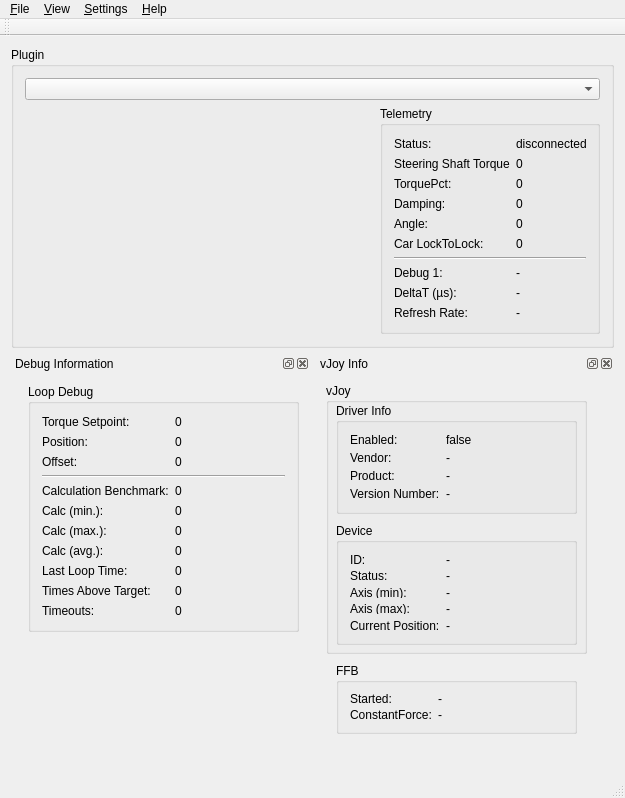
<?xml version="1.0" encoding="UTF-8"?>
<ui version="4.0">
 <class>MainWindow</class>
 <widget class="QMainWindow" name="MainWindow">
  <property name="geometry">
   <rect>
    <x>0</x>
    <y>0</y>
    <width>625</width>
    <height>798</height>
   </rect>
  </property>
  <property name="sizePolicy">
   <sizepolicy hsizetype="Preferred" vsizetype="MinimumExpanding">
    <horstretch>0</horstretch>
    <verstretch>0</verstretch>
   </sizepolicy>
  </property>
  <property name="windowTitle">
   <string>OpenSimwheel Commander</string>
  </property>
  <property name="windowIcon">
   <iconset resource="Resources/Images.qrc">
    <normaloff>:/logo/logo-glyph-48x48.ico</normaloff>:/logo/logo-glyph-48x48.ico</iconset>
  </property>
  <property name="toolButtonStyle">
   <enum>Qt::ToolButtonIconOnly</enum>
  </property>
  <property name="animated">
   <bool>true</bool>
  </property>
  <property name="documentMode">
   <bool>false</bool>
  </property>
  <property name="dockNestingEnabled">
   <bool>true</bool>
  </property>
  <property name="dockOptions">
   <set>QMainWindow::AllowNestedDocks|QMainWindow::AnimatedDocks</set>
  </property>
  <widget class="QWidget" name="centralWidget">
   <layout class="QGridLayout" name="gridLayout_3">
    <item row="0" column="0" colspan="2">
     <widget class="QGroupBox" name="groupBox_4">
      <property name="title">
       <string>Plugin</string>
      </property>
      <layout class="QGridLayout" name="gridLayout_2">
       <item row="1" column="0" colspan="2">
        <widget class="QComboBox" name="comboBox_plugins">
         <property name="enabled">
          <bool>true</bool>
         </property>
         <property name="currentText">
          <string notr="true"/>
         </property>
         <property name="frame">
          <bool>true</bool>
         </property>
        </widget>
       </item>
       <item row="2" column="0">
        <widget class="QWidget" name="settingsWidget" native="true"/>
       </item>
       <item row="2" column="1">
        <widget class="QGroupBox" name="groupBox_telemetryDebug">
         <property name="sizePolicy">
          <sizepolicy hsizetype="Maximum" vsizetype="Preferred">
           <horstretch>200</horstretch>
           <verstretch>0</verstretch>
          </sizepolicy>
         </property>
         <property name="maximumSize">
          <size>
           <width>220</width>
           <height>16777215</height>
          </size>
         </property>
         <property name="title">
          <string>Telemetry</string>
         </property>
         <layout class="QFormLayout" name="formLayout_4">
          <item row="1" column="0">
           <widget class="QLabel" name="label_9">
            <property name="text">
             <string>Steering Shaft Torque</string>
            </property>
           </widget>
          </item>
          <item row="1" column="1">
           <widget class="QLabel" name="lbl_telemetry_torque">
            <property name="text">
             <string>0</string>
            </property>
           </widget>
          </item>
          <item row="2" column="0">
           <widget class="QLabel" name="label_10">
            <property name="text">
             <string>TorquePct:</string>
            </property>
           </widget>
          </item>
          <item row="2" column="1">
           <widget class="QLabel" name="lbl_telemetry_torquePct">
            <property name="text">
             <string>0</string>
            </property>
           </widget>
          </item>
          <item row="3" column="0">
           <widget class="QLabel" name="label_20">
            <property name="text">
             <string>Damping:</string>
            </property>
           </widget>
          </item>
          <item row="3" column="1">
           <widget class="QLabel" name="lbl_telemetry_damper">
            <property name="text">
             <string>0</string>
            </property>
           </widget>
          </item>
          <item row="4" column="0">
           <widget class="QLabel" name="label_11">
            <property name="text">
             <string>Angle:</string>
            </property>
           </widget>
          </item>
          <item row="4" column="1">
           <widget class="QLabel" name="lbl_telemetry_angle">
            <property name="text">
             <string>0</string>
            </property>
           </widget>
          </item>
          <item row="5" column="0">
           <widget class="QLabel" name="label_21">
            <property name="text">
             <string>Car LockToLock:</string>
            </property>
           </widget>
          </item>
          <item row="5" column="1">
           <widget class="QLabel" name="lbl_telemetry_lockToLock">
            <property name="text">
             <string>0</string>
            </property>
           </widget>
          </item>
          <item row="0" column="0">
           <widget class="QLabel" name="label_15">
            <property name="text">
             <string>Status:</string>
            </property>
           </widget>
          </item>
          <item row="0" column="1">
           <widget class="QLabel" name="lbl_telemetry_status">
            <property name="text">
             <string>disconnected</string>
            </property>
           </widget>
          </item>
          <item row="7" column="0">
           <widget class="QLabel" name="label_14">
            <property name="text">
             <string>Debug 1:</string>
            </property>
           </widget>
          </item>
          <item row="7" column="1">
           <widget class="QLabel" name="lbl_debug1">
            <property name="text">
             <string>-</string>
            </property>
           </widget>
          </item>
          <item row="8" column="0">
           <widget class="QLabel" name="label_16">
            <property name="text">
             <string>DeltaT (µs):</string>
            </property>
           </widget>
          </item>
          <item row="8" column="1">
           <widget class="QLabel" name="label_deltaT">
            <property name="text">
             <string>-</string>
            </property>
           </widget>
          </item>
          <item row="6" column="0" colspan="2">
           <widget class="Line" name="line_2">
            <property name="orientation">
             <enum>Qt::Horizontal</enum>
            </property>
           </widget>
          </item>
          <item row="9" column="0">
           <widget class="QLabel" name="label_17">
            <property name="text">
             <string>Refresh Rate:</string>
            </property>
           </widget>
          </item>
          <item row="9" column="1">
           <widget class="QLabel" name="label_refreshRate">
            <property name="text">
             <string>-</string>
            </property>
           </widget>
          </item>
         </layout>
        </widget>
       </item>
      </layout>
     </widget>
    </item>
    <item row="1" column="0">
     <widget class="QDockWidget" name="debugInformation_dockWidget">
      <property name="floating">
       <bool>true</bool>
      </property>
      <property name="features">
       <set>QDockWidget::AllDockWidgetFeatures</set>
      </property>
      <property name="allowedAreas">
       <set>Qt::NoDockWidgetArea</set>
      </property>
      <property name="windowTitle">
       <string>Debug Information</string>
      </property>
      <widget class="QWidget" name="dockWidgetContents_5">
       <layout class="QFormLayout" name="formLayout_3">
        <property name="fieldGrowthPolicy">
         <enum>QFormLayout::AllNonFixedFieldsGrow</enum>
        </property>
        <item row="1" column="1">
         <widget class="QGroupBox" name="groupBox">
          <property name="title">
           <string>Loop Debug</string>
          </property>
          <layout class="QGridLayout" name="gridLayout">
           <item row="0" column="0">
            <widget class="QLabel" name="label">
             <property name="text">
              <string>Torque Setpoint: </string>
             </property>
            </widget>
           </item>
           <item row="0" column="1">
            <widget class="QLabel" name="lbl_torque">
             <property name="text">
              <string>0</string>
             </property>
            </widget>
           </item>
           <item row="1" column="0">
            <widget class="QLabel" name="label_2">
             <property name="text">
              <string>Position:</string>
             </property>
            </widget>
           </item>
           <item row="1" column="1">
            <widget class="QLabel" name="lbl_position">
             <property name="text">
              <string>0</string>
             </property>
            </widget>
           </item>
           <item row="6" column="0">
            <widget class="QLabel" name="label_4">
             <property name="text">
              <string>Calculation Benchmark:</string>
             </property>
            </widget>
           </item>
           <item row="6" column="1">
            <widget class="QLabel" name="lbl_calculation_benchmark">
             <property name="text">
              <string>0</string>
             </property>
            </widget>
           </item>
           <item row="8" column="0">
            <widget class="QLabel" name="label_6">
             <property name="text">
              <string>Calc (min.):</string>
             </property>
            </widget>
           </item>
           <item row="8" column="1">
            <widget class="QLabel" name="lbl_calc_min">
             <property name="text">
              <string>0</string>
             </property>
            </widget>
           </item>
           <item row="9" column="0">
            <widget class="QLabel" name="label_7">
             <property name="text">
              <string>Calc (max.):</string>
             </property>
            </widget>
           </item>
           <item row="9" column="1">
            <widget class="QLabel" name="lbl_calc_max">
             <property name="text">
              <string>0</string>
             </property>
            </widget>
           </item>
           <item row="10" column="0">
            <widget class="QLabel" name="label_8">
             <property name="text">
              <string>Calc (avg.):</string>
             </property>
            </widget>
           </item>
           <item row="10" column="1">
            <widget class="QLabel" name="lbl_calc_avg">
             <property name="text">
              <string>0</string>
             </property>
            </widget>
           </item>
           <item row="11" column="1">
            <widget class="QLabel" name="lbl_lastLoopTime">
             <property name="text">
              <string>0</string>
             </property>
            </widget>
           </item>
           <item row="11" column="0">
            <widget class="QLabel" name="label_5">
             <property name="text">
              <string>Last Loop Time:</string>
             </property>
            </widget>
           </item>
           <item row="2" column="1">
            <widget class="QLabel" name="lbl_wheel_center_offset">
             <property name="text">
              <string>0</string>
             </property>
            </widget>
           </item>
           <item row="2" column="0">
            <widget class="QLabel" name="label_3">
             <property name="text">
              <string>Offset:</string>
             </property>
            </widget>
           </item>
           <item row="5" column="0" colspan="2">
            <widget class="Line" name="line">
             <property name="orientation">
              <enum>Qt::Horizontal</enum>
             </property>
            </widget>
           </item>
           <item row="12" column="0">
            <widget class="QLabel" name="label_12">
             <property name="text">
              <string>Times Above Target:</string>
             </property>
            </widget>
           </item>
           <item row="12" column="1">
            <widget class="QLabel" name="lbl_above_target">
             <property name="text">
              <string>0</string>
             </property>
            </widget>
           </item>
           <item row="13" column="0">
            <widget class="QLabel" name="label_13">
             <property name="text">
              <string>Timeouts:</string>
             </property>
            </widget>
           </item>
           <item row="13" column="1">
            <widget class="QLabel" name="lbl_timeouts">
             <property name="text">
              <string>0</string>
             </property>
            </widget>
           </item>
          </layout>
          <zorder>lbl_calc_avg</zorder>
          <zorder>label</zorder>
          <zorder>lbl_calc_max</zorder>
          <zorder>lbl_calc_min</zorder>
          <zorder>lbl_lastLoopTime</zorder>
          <zorder>label_6</zorder>
          <zorder>label_5</zorder>
          <zorder>label_4</zorder>
          <zorder>label_2</zorder>
          <zorder>lbl_torque</zorder>
          <zorder>label_8</zorder>
          <zorder>label_7</zorder>
          <zorder>lbl_calculation_benchmark</zorder>
          <zorder>lbl_position</zorder>
          <zorder>label_3</zorder>
          <zorder>lbl_wheel_center_offset</zorder>
          <zorder>line</zorder>
          <zorder>label_12</zorder>
          <zorder>lbl_above_target</zorder>
          <zorder>label_13</zorder>
          <zorder>lbl_timeouts</zorder>
         </widget>
        </item>
       </layout>
      </widget>
     </widget>
    </item>
    <item row="1" column="1">
     <widget class="QDockWidget" name="vjoy_dockWidget">
      <property name="floating">
       <bool>true</bool>
      </property>
      <property name="features">
       <set>QDockWidget::AllDockWidgetFeatures</set>
      </property>
      <property name="allowedAreas">
       <set>Qt::NoDockWidgetArea</set>
      </property>
      <property name="windowTitle">
       <string>vJoy Info</string>
      </property>
      <widget class="QWidget" name="dockWidgetContents">
       <widget class="QGroupBox" name="groupBox_7">
        <property name="geometry">
         <rect>
          <x>10</x>
          <y>10</y>
          <width>261</width>
          <height>271</height>
         </rect>
        </property>
        <property name="toolTip">
         <string>vJoy</string>
        </property>
        <property name="title">
         <string>vJoy</string>
        </property>
        <widget class="QGroupBox" name="groupBox_9">
         <property name="geometry">
          <rect>
           <x>10</x>
           <y>20</y>
           <width>241</width>
           <height>111</height>
          </rect>
         </property>
         <property name="title">
          <string>Driver Info</string>
         </property>
         <layout class="QFormLayout" name="formLayout_7">
          <item row="0" column="0">
           <widget class="QLabel" name="label_19">
            <property name="text">
             <string>Enabled: </string>
            </property>
           </widget>
          </item>
          <item row="0" column="1">
           <widget class="QLabel" name="lbl_vjoy_enabled">
            <property name="text">
             <string>false</string>
            </property>
           </widget>
          </item>
          <item row="1" column="0">
           <widget class="QLabel" name="label_22">
            <property name="text">
             <string>Vendor:</string>
            </property>
           </widget>
          </item>
          <item row="1" column="1">
           <widget class="QLabel" name="lbl_vjoy_vendor">
            <property name="text">
             <string>-</string>
            </property>
           </widget>
          </item>
          <item row="2" column="0">
           <widget class="QLabel" name="label_23">
            <property name="text">
             <string>Product:</string>
            </property>
           </widget>
          </item>
          <item row="2" column="1">
           <widget class="QLabel" name="lbl_vjoy_product">
            <property name="text">
             <string>-</string>
            </property>
           </widget>
          </item>
          <item row="3" column="0">
           <widget class="QLabel" name="label_24">
            <property name="text">
             <string>Version Number:</string>
            </property>
           </widget>
          </item>
          <item row="3" column="1">
           <widget class="QLabel" name="lbl_vjoy_version">
            <property name="text">
             <string>-</string>
            </property>
           </widget>
          </item>
         </layout>
        </widget>
        <widget class="QGroupBox" name="groupBox_11">
         <property name="geometry">
          <rect>
           <x>10</x>
           <y>140</y>
           <width>241</width>
           <height>122</height>
          </rect>
         </property>
         <property name="title">
          <string>Device</string>
         </property>
         <layout class="QFormLayout" name="formLayout_8">
          <item row="0" column="0">
           <widget class="QLabel" name="label_26">
            <property name="text">
             <string>ID:</string>
            </property>
           </widget>
          </item>
          <item row="0" column="1">
           <widget class="QLabel" name="lbl_vjoy_device_id">
            <property name="text">
             <string>-</string>
            </property>
           </widget>
          </item>
          <item row="1" column="0">
           <widget class="QLabel" name="label_25">
            <property name="text">
             <string>Status:</string>
            </property>
           </widget>
          </item>
          <item row="1" column="1">
           <widget class="QLabel" name="lbl_vjoy_device_status">
            <property name="text">
             <string>-</string>
            </property>
           </widget>
          </item>
          <item row="2" column="0">
           <widget class="QLabel" name="label_27">
            <property name="text">
             <string>Axis (min):</string>
            </property>
           </widget>
          </item>
          <item row="2" column="1">
           <widget class="QLabel" name="lbl_vjoy_axis_min">
            <property name="text">
             <string>-</string>
            </property>
           </widget>
          </item>
          <item row="3" column="0">
           <widget class="QLabel" name="label_28">
            <property name="text">
             <string>Axis (max):</string>
            </property>
           </widget>
          </item>
          <item row="3" column="1">
           <widget class="QLabel" name="lbl_vjoy_axis_max">
            <property name="text">
             <string>-</string>
            </property>
           </widget>
          </item>
          <item row="4" column="0">
           <widget class="QLabel" name="label_29">
            <property name="text">
             <string>Current Position:</string>
            </property>
           </widget>
          </item>
          <item row="4" column="1">
           <widget class="QLabel" name="lbl_vjoy_axis_pos">
            <property name="text">
             <string>-</string>
            </property>
           </widget>
          </item>
         </layout>
        </widget>
       </widget>
       <widget class="QGroupBox" name="groupBox_12">
        <property name="geometry">
         <rect>
          <x>20</x>
          <y>290</y>
          <width>241</width>
          <height>71</height>
         </rect>
        </property>
        <property name="title">
         <string>FFB</string>
        </property>
        <layout class="QFormLayout" name="formLayout_9">
         <property name="fieldGrowthPolicy">
          <enum>QFormLayout::AllNonFixedFieldsGrow</enum>
         </property>
         <item row="0" column="0">
          <widget class="QLabel" name="label_30">
           <property name="text">
            <string>Started:</string>
           </property>
          </widget>
         </item>
         <item row="0" column="1">
          <widget class="QLabel" name="lbl_vjoy_ffb_started">
           <property name="text">
            <string>-</string>
           </property>
          </widget>
         </item>
         <item row="1" column="0">
          <widget class="QLabel" name="label_31">
           <property name="text">
            <string>ConstantForce:</string>
           </property>
          </widget>
         </item>
         <item row="1" column="1">
          <widget class="QLabel" name="lbl_vjoy_ffb_constantForce">
           <property name="text">
            <string>-</string>
           </property>
          </widget>
         </item>
        </layout>
       </widget>
      </widget>
     </widget>
    </item>
   </layout>
  </widget>
  <widget class="QMenuBar" name="menuBar">
   <property name="geometry">
    <rect>
     <x>0</x>
     <y>0</y>
     <width>625</width>
     <height>20</height>
    </rect>
   </property>
   <widget class="QMenu" name="menu_File">
    <property name="title">
     <string>&amp;File</string>
    </property>
    <addaction name="action_Restart"/>
    <addaction name="action_Quit"/>
   </widget>
   <widget class="QMenu" name="menu_Settings">
    <property name="title">
     <string>&amp;Settings</string>
    </property>
    <addaction name="action_Drive_Stage"/>
    <addaction name="action_Joystick_Settings"/>
    <addaction name="separator"/>
    <addaction name="actionWheel_Settings"/>
    <addaction name="separator"/>
    <addaction name="action_Options"/>
   </widget>
   <widget class="QMenu" name="menu_View">
    <property name="title">
     <string>&amp;View</string>
    </property>
   </widget>
   <widget class="QMenu" name="menu_Help">
    <property name="title">
     <string>&amp;Help</string>
    </property>
    <addaction name="action_About"/>
    <addaction name="action_Plugins"/>
   </widget>
   <addaction name="menu_File"/>
   <addaction name="menu_View"/>
   <addaction name="menu_Settings"/>
   <addaction name="menu_Help"/>
  </widget>
  <widget class="QToolBar" name="mainToolBar">
   <attribute name="toolBarArea">
    <enum>TopToolBarArea</enum>
   </attribute>
   <attribute name="toolBarBreak">
    <bool>false</bool>
   </attribute>
  </widget>
  <widget class="QStatusBar" name="statusBar"/>
  <action name="action_Quit">
   <property name="text">
    <string>&amp;Exit</string>
   </property>
   <property name="shortcut">
    <string>Ctrl+Q</string>
   </property>
  </action>
  <action name="action_Drive_Stage">
   <property name="text">
    <string>&amp;Drive Stage Settings...</string>
   </property>
  </action>
  <action name="actionWheel_Settings">
   <property name="text">
    <string>Wheel Settings...</string>
   </property>
  </action>
  <action name="action_Debug_Information">
   <property name="checkable">
    <bool>true</bool>
   </property>
   <property name="checked">
    <bool>true</bool>
   </property>
   <property name="text">
    <string>&amp;Debug Information</string>
   </property>
  </action>
  <action name="action_Telemetry_Output">
   <property name="checkable">
    <bool>true</bool>
   </property>
   <property name="checked">
    <bool>true</bool>
   </property>
   <property name="text">
    <string>&amp;Telemetry Output</string>
   </property>
  </action>
  <action name="action_About">
   <property name="text">
    <string>&amp;About OpenSimwheel Commander...</string>
   </property>
  </action>
  <action name="action_Joystick_Settings">
   <property name="text">
    <string>&amp;Joystick Settings...</string>
   </property>
  </action>
  <action name="action_Restart">
   <property name="text">
    <string>&amp;Restart</string>
   </property>
   <property name="visible">
    <bool>false</bool>
   </property>
  </action>
  <action name="action_Plugins">
   <property name="text">
    <string>&amp;Plugins...</string>
   </property>
  </action>
  <action name="action_Options">
   <property name="text">
    <string>&amp;Options...</string>
   </property>
  </action>
 </widget>
 <layoutdefault spacing="6" margin="11"/>
 <resources>
  <include location="Resources/Images.qrc"/>
 </resources>
 <connections/>
</ui>
